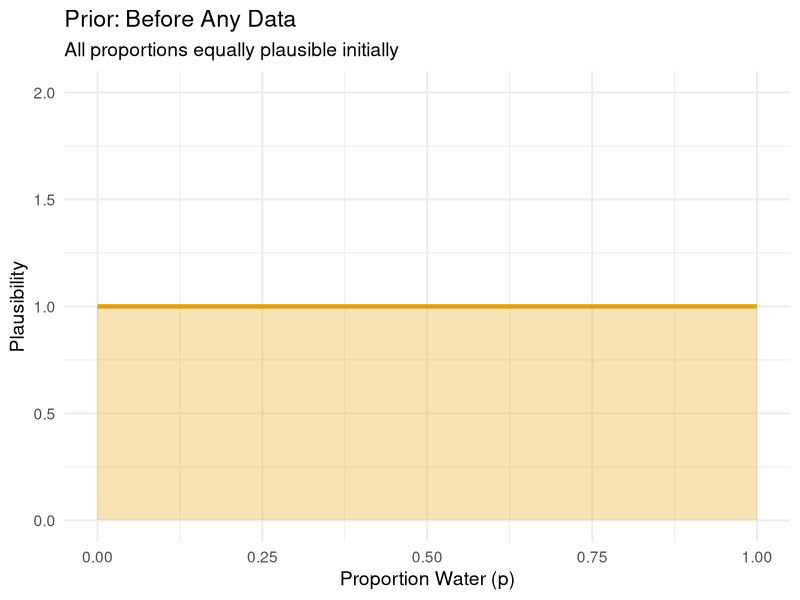
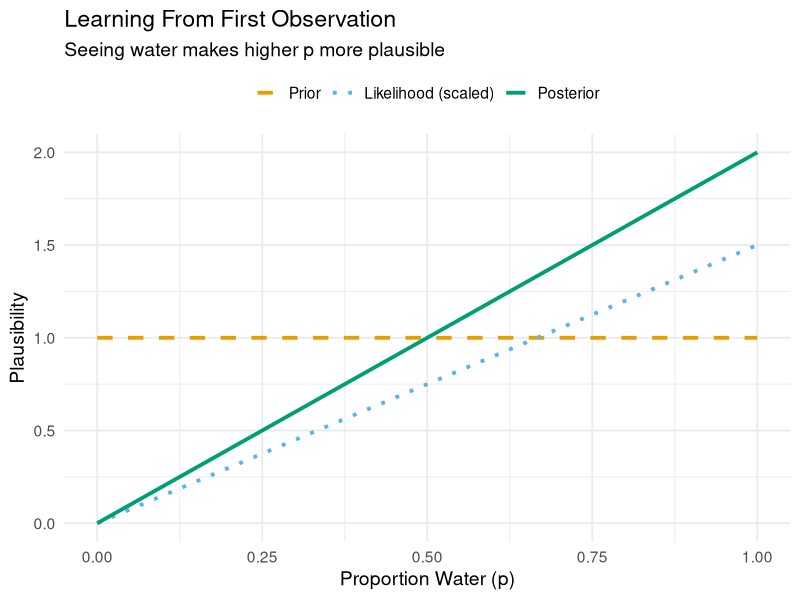
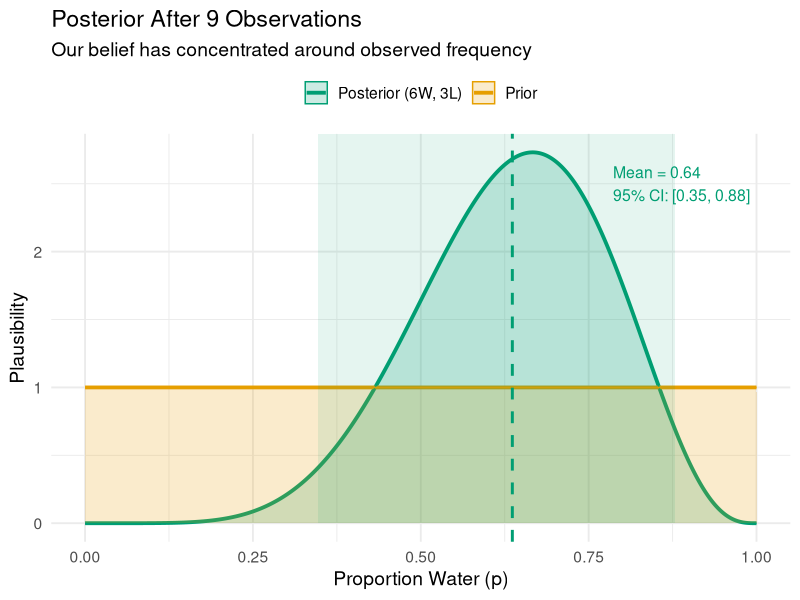
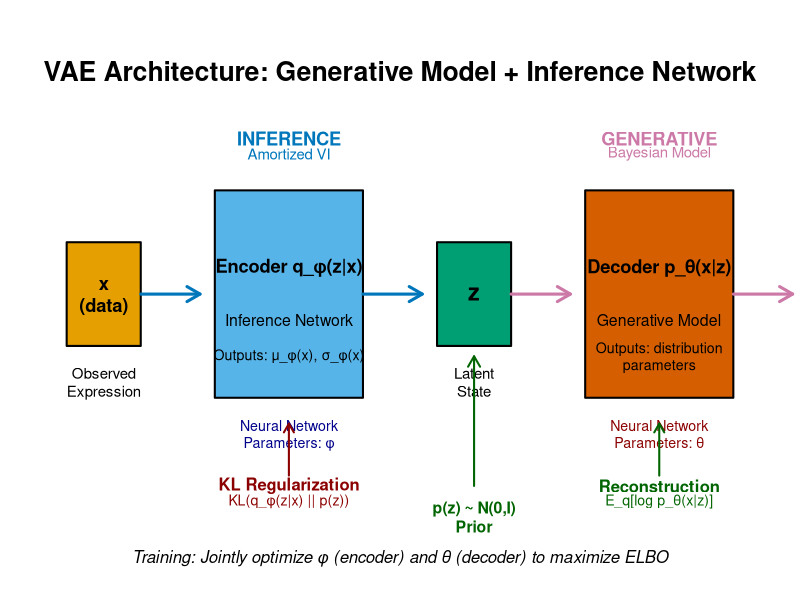
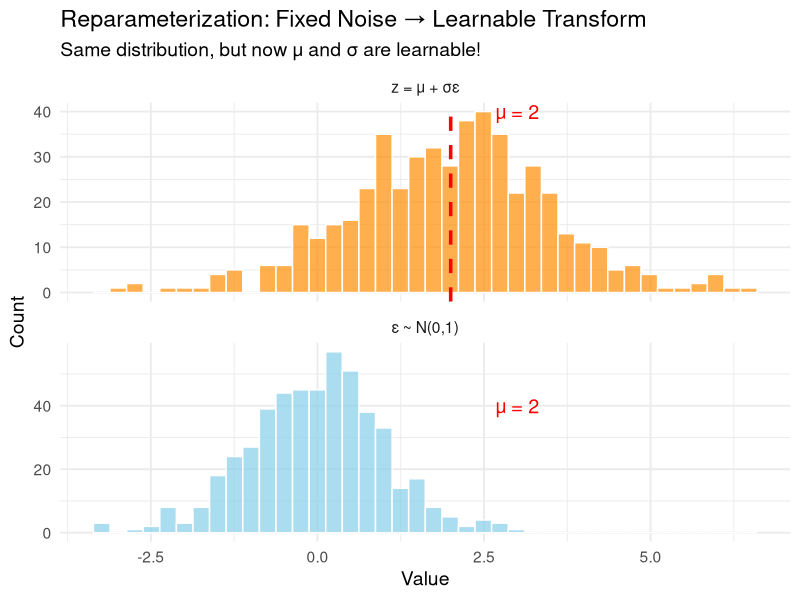
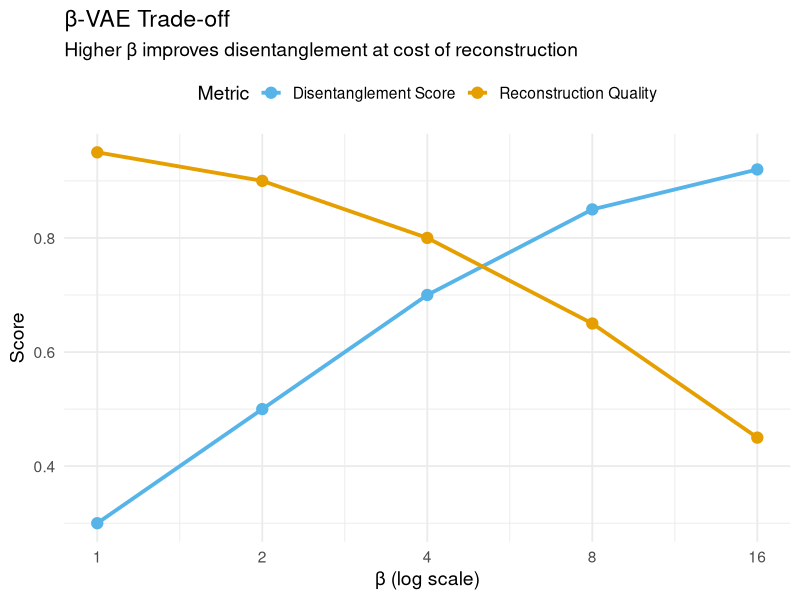

Here is the R script that generated these plots, in order:
## ---- chunk 1
library(ggplot2)
library(dplyr)
library(tidyr)
library(patchwork)

knitr::opts_chunk$set(
  echo = FALSE, 
  warning = FALSE, 
  message = FALSE, 
  fig.width = 8, fig.height = 5
)
## ---- chunk 2
theta <- seq(0, 1, length.out = 1000)
prior <- dbeta(theta, 1, 1)
df_prior <- data.frame(theta = theta, density = prior)
ggplot(df_prior, aes(x = theta, y = density)) +
  geom_line(linewidth = 1.5, color = "#E69F00") +
  geom_area(alpha = 0.3, fill = "#E69F00") +
  labs(
    title = "Prior: Before Any Data",
    subtitle = "All proportions equally plausible initially",
    x = "Proportion Water (p)", y = "Plausibility"
  ) +
  theme_minimal(base_size = 14) +
  coord_cartesian(ylim = c(0, 2))
## ---- chunk 3
theta <- seq(0, 1, length.out = 1000)
prior <- dbeta(theta, 1, 1)
likelihood <- dbeta(theta, 2, 1)
posterior_1 <- dbeta(theta, 2, 1)

df_update1 <- data.frame(
  theta = rep(theta, 3),
  density = c(prior, likelihood/max(likelihood) * 1.5, posterior_1),
  type = rep(c("Prior", "Likelihood (scaled)", "Posterior"), each = length(theta))
)

df_update1$type <- factor(df_update1$type, 
                          levels = c("Prior", "Likelihood (scaled)", "Posterior"))

ggplot(df_update1, aes(x = theta, y = density, color = type, linetype = type)) +
  geom_line(linewidth = 1.3) +
  scale_color_manual(values = c("Prior" = "#E69F00", 
                                 "Likelihood (scaled)" = "#56B4E9",
                                 "Posterior" = "#009E73")) +
  scale_linetype_manual(values = c("Prior" = "dashed",
                                    "Likelihood (scaled)" = "dotted",
                                    "Posterior" = "solid")) +
  labs(title = "Learning From First Observation",
       subtitle = "Seeing water makes higher p more plausible",
       x = "Proportion Water (p)", y = "Plausibility") +
  theme_minimal(base_size = 14) +
  theme(legend.position = "top", legend.title = element_blank())
## ---- chunk 4
theta <- seq(0, 1, length.out = 1000)
prior <- dbeta(theta, 1, 1)
posterior_final <- dbeta(theta, 7, 4)

df_final <- data.frame(
  theta = rep(theta, 2),
  density = c(prior, posterior_final),
  type = rep(c("Prior", "Posterior (6W, 3L)"), each = length(theta))
)

ci_lower <- qbeta(0.025, 7, 4)
ci_upper <- qbeta(0.975, 7, 4)
mean_post <- 7/(7+4)

ggplot(df_final, aes(x = theta, y = density, color = type, fill = type)) +
  geom_line(linewidth = 1.3) +
  geom_area(alpha = 0.2, position = "identity") +
  geom_vline(xintercept = mean_post, linetype = "dashed", 
             color = "#009E73", linewidth = 1) +
  annotate("rect", xmin = ci_lower, xmax = ci_upper, 
           ymin = 0, ymax = Inf, alpha = 0.1, fill = "#009E73") +
  annotate("text", x = mean_post + 0.15, y = 2.5,
           label = sprintf("Mean = %.2f\n95%% CI: [%.2f, %.2f]", 
                          mean_post, ci_lower, ci_upper),
           color = "#009E73", size = 4, hjust = 0) +
  scale_color_manual(values = c("Prior" = "#E69F00",
                                 "Posterior (6W, 3L)" = "#009E73")) +
  scale_fill_manual(values = c("Prior" = "#E69F00",
                                "Posterior (6W, 3L)" = "#009E73")) +
  labs(title = "Posterior After 9 Observations",
       subtitle = "Our belief has concentrated around observed frequency",
       x = "Proportion Water (p)", y = "Plausibility") +
  theme_minimal(base_size = 14) +
  theme(legend.position = "top", legend.title = element_blank())
## ---- chunk 5
library(grid)
library(gridExtra)

# Create visualization of VAE architecture
par(mar = c(0, 0, 2, 0))
plot.new()

# Title
text(0.5, 0.98, "VAE Architecture: Generative Model + Inference Network", 
     cex = 1.6, font = 2)

# Observed data (left)
rect(0.05, 0.45, 0.15, 0.65, col = "#E69F00", border = "black", lwd = 2)
text(0.1, 0.55, "x\n(data)", cex = 1.1, font = 2)
text(0.1, 0.38, "Observed\nExpression", cex = 0.9)

# Encoder (Inference Network)
arrows(0.15, 0.55, 0.23, 0.55, lwd = 3, length = 0.15, col = "#0077BB")
rect(0.25, 0.35, 0.45, 0.75, col = "#56B4E9", border = "black", lwd = 2)
text(0.35, 0.60, "Encoder q_φ(z|x)", cex = 1.1, font = 2)
text(0.35, 0.50, "Inference Network", cex = 0.95)
text(0.35, 0.43, "Outputs: μ_φ(x), σ_φ(x)", cex = 0.85)
text(0.35, 0.28, "Neural Network\nParameters: φ", cex = 0.85, col = "darkblue")

# Latent space
arrows(0.45, 0.55, 0.53, 0.55, lwd = 3, length = 0.15, col = "#0077BB")
rect(0.55, 0.45, 0.65, 0.65, col = "#009E73", border = "black", lwd = 2)
text(0.6, 0.55, "z", cex = 1.4, font = 2)
text(0.6, 0.38, "Latent\nState", cex = 0.9)

# Decoder (Generative Model)
arrows(0.65, 0.55, 0.73, 0.55, lwd = 3, length = 0.15, col = "#CC79A7")
rect(0.75, 0.35, 0.95, 0.75, col = "#D55E00", border = "black", lwd = 2)
text(0.85, 0.60, "Decoder p_θ(x|z)", cex = 1.1, font = 2)
text(0.85, 0.50, "Generative Model", cex = 0.95)
text(0.85, 0.43, "Outputs: distribution\nparameters", cex = 0.85)
text(0.85, 0.28, "Neural Network\nParameters: θ", cex = 0.85, col = "darkred")

# Reconstruction
arrows(0.95, 0.55, 1.03, 0.55, lwd = 3, length = 0.15, col = "#CC79A7")
text(1.08, 0.55, "x̂\n(recon)", cex = 1.1, font = 2)

# Prior
arrows(0.6, 0.18, 0.6, 0.43, lwd = 2, length = 0.12, col = "darkgreen")
text(0.6, 0.12, "p(z) ~ N(0,I)\nPrior", cex = 0.95, col = "darkgreen", font = 2)

# Component labels
text(0.35, 0.85, "INFERENCE", cex = 1.1, col = "#0077BB", font = 2)
text(0.35, 0.82, "Amortized VI", cex = 0.9, col = "#0077BB")

text(0.85, 0.85, "GENERATIVE", cex = 1.1, col = "#CC79A7", font = 2)
text(0.85, 0.82, "Bayesian Model", cex = 0.9, col = "#CC79A7")

# ELBO components
text(0.35, 0.18, "KL Regularization", cex = 1, col = "darkred", font = 2)
text(0.35, 0.15, "KL(q_φ(z|x) || p(z))", cex = 0.85, col = "darkred")
arrows(0.35, 0.20, 0.35, 0.30, lwd = 2, col = "darkred", length = 0.1)

text(0.85, 0.18, "Reconstruction", cex = 1, col = "darkgreen", font = 2)
text(0.85, 0.15, "E_q[log p_θ(x|z)]", cex = 0.85, col = "darkgreen")
arrows(0.85, 0.20, 0.85, 0.30, lwd = 2, col = "darkgreen", length = 0.1)

# Training note
text(0.5, 0.04, "Training: Jointly optimize φ (encoder) and θ (decoder) to maximize ELBO", 
     cex = 1, font = 3)
## ---- chunk 6
set.seed(111)
n <- 500
mu <- 2
sigma <- 1.5

epsilon <- rnorm(n, 0, 1)
z <- mu + sigma * epsilon

df_reparam <- data.frame(
  value = c(epsilon, z),
  dist = rep(c("ε ~ N(0,1)", "z = μ + σε"), each = n)
)

df_reparam$dist <- factor(df_reparam$dist, 
                          levels = c("ε ~ N(0,1)", "z = μ + σε"))

ggplot(df_reparam, aes(value, fill = dist)) +
  geom_histogram(bins = 40, alpha = 0.7, color = "white") +
  facet_wrap(~dist, ncol = 1, scales = "free_y") +
  geom_vline(data = data.frame(dist = "z = μ + σε", v = mu),
             aes(xintercept = v), color = "red", linewidth = 1.2, linetype = "dashed") +
  annotate("text", x = mu + 1, y = 40, label = "μ = 2", color = "red", size = 5) +
  scale_fill_manual(values = c("ε ~ N(0,1)" = "skyblue", 
                                "z = μ + σε" = "darkorange")) +
  labs(title = "Reparameterization: Fixed Noise → Learnable Transform",
       subtitle = "Same distribution, but now μ and σ are learnable!",
       x = "Value", y = "Count") +
  theme_minimal(base_size = 14) +
  theme(legend.position = "none")
## ---- chunk 7
beta_values <- c(1, 2, 4, 8, 16)
reconstruction <- c(0.95, 0.90, 0.80, 0.65, 0.45)
disentanglement <- c(0.30, 0.50, 0.70, 0.85, 0.92)

df <- data.frame(
  beta = rep(beta_values, 2),
  score = c(reconstruction, disentanglement),
  metric = rep(c("Reconstruction Quality", "Disentanglement Score"), 
               each = length(beta_values))
)

ggplot(df, aes(x = beta, y = score, color = metric)) +
  geom_line(linewidth = 1.3) +
  geom_point(size = 3.5) +
  scale_x_log10(breaks = beta_values) +
  scale_color_manual(values = c("Reconstruction Quality" = "#E69F00", 
                                 "Disentanglement Score" = "#56B4E9")) +
  labs(title = "β-VAE Trade-off",
       subtitle = "Higher β improves disentanglement at cost of reconstruction",
       x = "β (log scale)", y = "Score", color = "Metric") +
  theme_minimal(base_size = 14) +
  theme(legend.position = "top")
